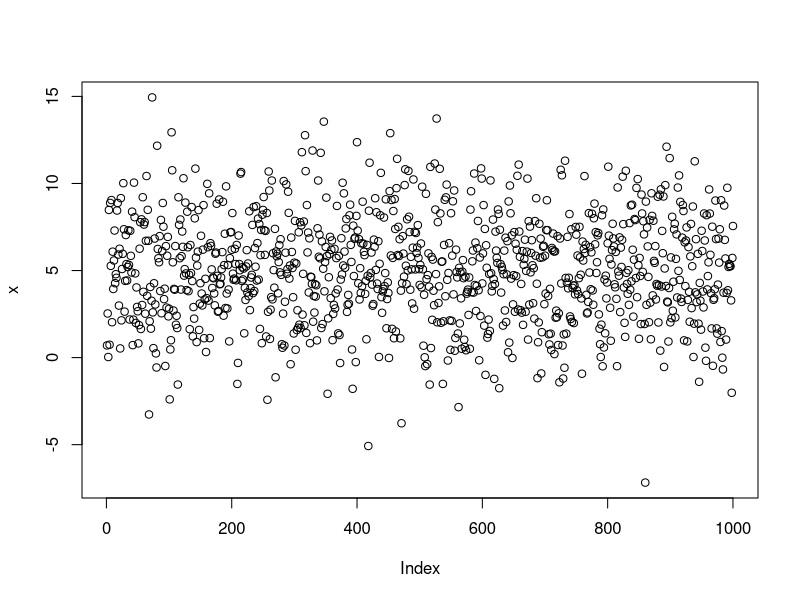
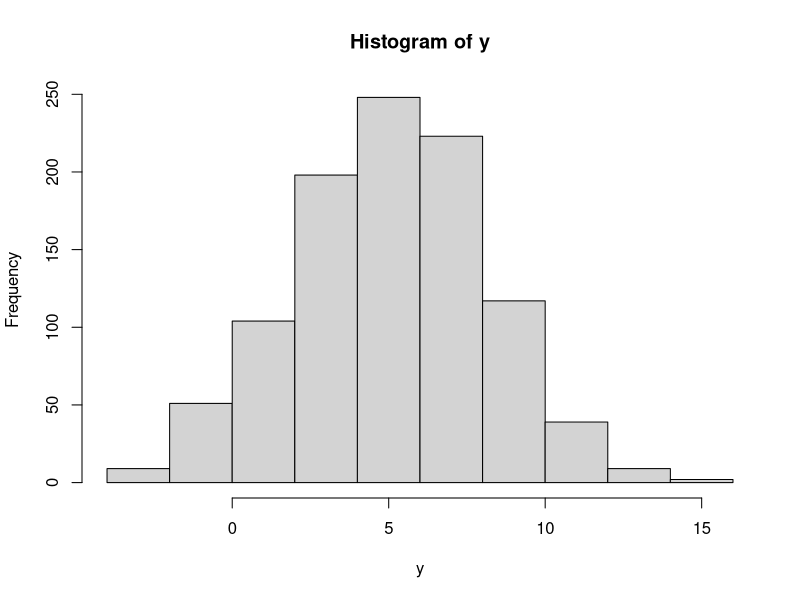
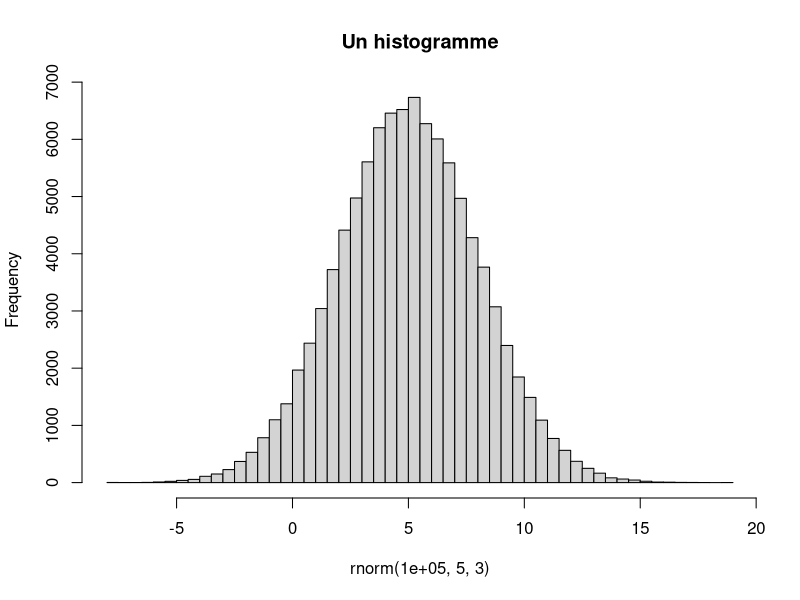
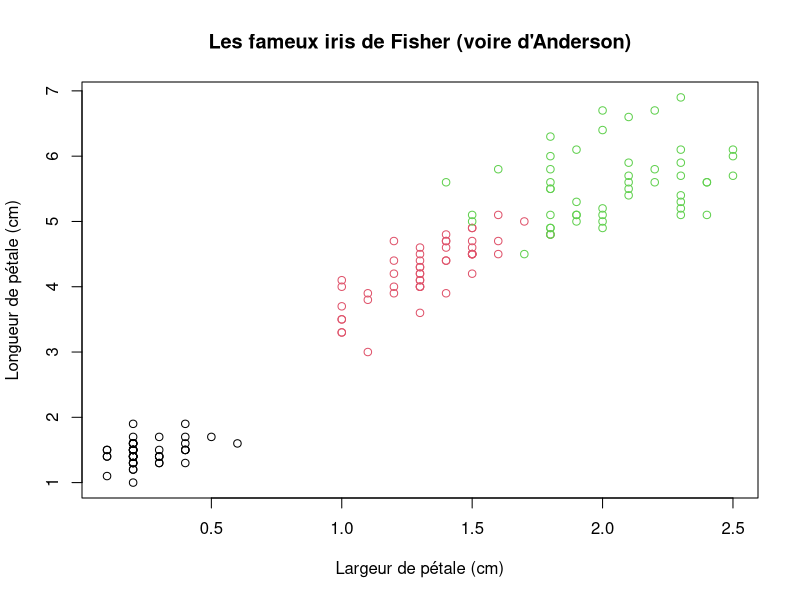
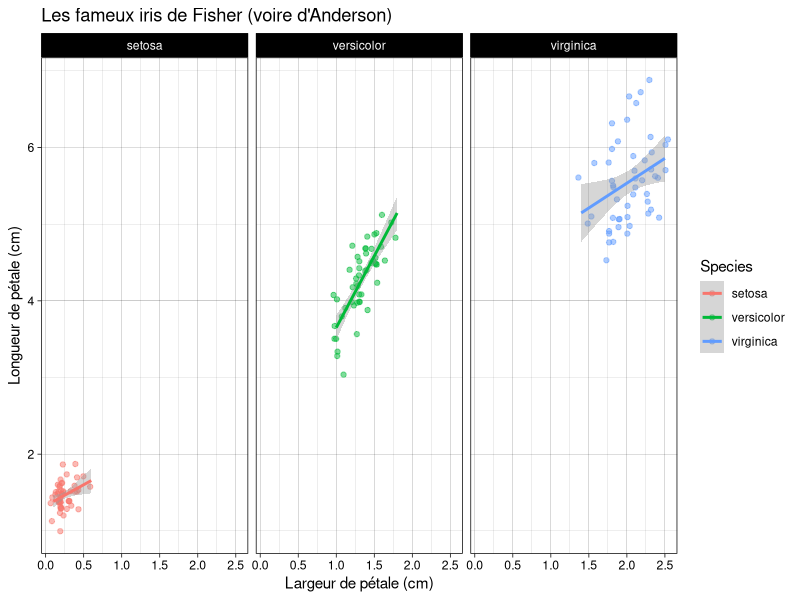
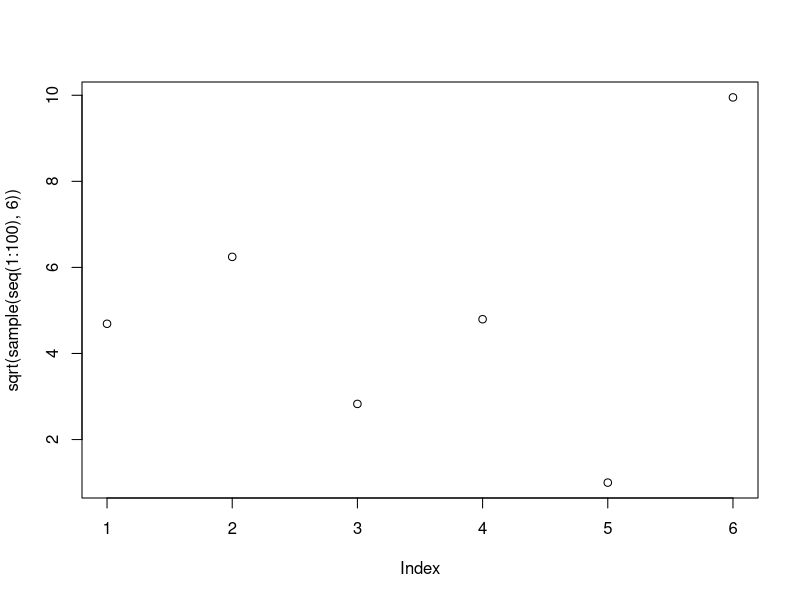

R code for these plots, in order: (Note: this script raises an error after producing the figures.)
## ---- chunk 1
# back to school
1+2
3-4
2/3
2*2

# beyond +, -, /, *
2^4 
sqrt(9) # equivalent to 9^(1/2)
7%%3

# precedence rules apply
(1.5-2)*4
1.5-2*4

## ---- chunk 2
plop <- 3
plop^2
## ---- chunk 3
plop <- 2
plop+3
## ---- chunk 4
plip <- 7
plop*plip
## ---- chunk 5
toto <- c(1, 2, 3, 4, 5)
toto*2
## ---- chunk 6
length(toto) 
head(toto, 2) # show the first 2 values
tail(toto, 3) # show the last 3 values
## ---- chunk 7
seq(1, 10)
## ---- chunk 8
1:5
-1:4
## ---- chunk 9
tonton <- 1:5
rep(tonton, 2)
rep(tonton, each=3)
## ---- chunk 10
plus3 <- function(x) {
  x+3
}

plus3(5)
plus3(1:3)
## ---- chunk 11
x <- 45
plus3(5)
## ---- chunk 12
plus3(x)
## ---- chunk 13
seq(from=1, to=5)
seq(to=5)
## ---- chunk 14
seq(fr=0, to=2, length=5)
## ---- chunk 15
seq(-3, 4, 12)
## ---- chunk 16
toto <- 1:5
toto*3
## ---- chunk 17
toto <- c(1, 2, 3, 4)
tata <- c(5, 4, 3)
toto*tata
## ---- chunk 18
tutu <- c(7, 12, 2, 5, 4)
tutu[1]
tutu[3]
tutu[length(tutu)] # take the last value of tutu, no matter tutu' length
tutu[c(2, 4)]
## ---- chunk 19
tutu
tutu[c(2, 3)] <- c(-1, -3)
tutu

tutu[c(2, 3)] <- 0.5  # indexing, assignation and recycling combined!
tutu

## ---- chunk 20
tutu
tutu[-1]
tutu[-c(1, 3)] <- pi
tutu
## ---- chunk 21
toto <- c(6, 5, 4, 3)
tata <- c(2, 3)
toto[tata]
toto[-tata]
## ---- chunk 22
tonton <- c(4, 8, 2, 9, 1, 3, 5)
test <- tonton < 5  # tests a condition
test
which(test) # returns indices of TRUE

# this can be used to index
tonton[which(test)]
# or more directly
tonton[test] # filter elements of tonton lower than 5

# conditions can be combined
tonton[tonton < 5 & tonton >=2] # same with lower than 5 AND higher or equal to 2
tata <- c(7:1)
tonton[tata %in% c(3, 4, 5)] # takes the elements of tonton for which those of that are in 3:5

## ---- chunk 23
class(toto)
## ---- chunk 24
prenom <- c("Hildegarde", "Jean-Jacques", "Victor")
prenom
## ---- chunk 25
stature <- c(178, 163, 184)
stature
class(stature)
## ---- chunk 26
genre <- factor(c("femme", "homme", "autre"))
class(genre)
genre
## ---- chunk 27
genre2 <- c(genre, "licorne")
genre2
class(genre2)
## ---- chunk 28
formation <- c(TRUE, FALSE, TRUE)
class(formation)
formation
## ---- chunk 29
stature > 180
## ---- chunk 30
prenom
stature
genre
formation
## ---- chunk 31
list(toto="A", tata=c(1, 3))
list(prenom, stature)
## ---- chunk 32
data <- data.frame(prenom=prenom,
                   stature=stature,
                   genre=genre,
                   formation=formation)
data
class(data)

## ---- chunk 33
is.logical(formation)
is.factor(prenom)
is.data.frame(data)
## ---- chunk 34
as.factor(prenom)
as.character(genre)
## ---- chunk 35
data[1, ] # first row
data[, 1] # first column
data[-2, ] # everything but the second row
data[c(1, 3), -3] # first and third row, all columns but the third
## ---- chunk 36
data[, 2, drop=FALSE]
## ---- chunk 37
data$stature
## ---- chunk 38
data[[3]]
data[["genre"]]
## ---- chunk 39
toto <- 5:3
toto
toto[2]
toto[[2]]
## ---- chunk 40
tata <- list(wagon1="a", wagon2=1:3)
# [ picks a list element
tata[2]
class(tata[2])

# [[ picks a list element AND drops the list
tata[[2]]
class(tata[[2]])
## ---- chunk 41
tata$wagon2
## ---- chunk 42
m <- matrix(c(3, 1, 9.2, 6, 7, 0), nrow=2)
m
## ---- chunk 43
dim(m)
nrow(m)
ncol(m)
rownames(m) <- c("plop", "plip")
rownames(m) # idem for colnames
## ---- chunk 44
apply(m, 2, sum)
## ---- chunk 45
a <- array(data=c(1, 2, 3, 4, 5, 6, 7, 8, 9, 10, 11, 12), dim=c(2, 3, 2))
a
## ---- chunk 46
a[1, 3, 2]
## ---- chunk 47
x <- c(5, 4, 3, 2, 1)
length(x) 
min(x)
max(x)
range(x)  # shortcut for c(min(x), max(x))
median(x) # shortcut for quantile(x, probs=0.5)
sum(x)
mean(x)   # average
sd(x)     # standard deviation
var(x)    # variance
## ---- chunk 48
f1 <- factor(c("apple", "banana", "banana", "pear", "grape", "grape"))
f2 <- factor(c("yellow", "yellow", "yellow", "green", "red", "green"))

length(f1)  # length
levels(f1)  # levels, as character
nlevels(f1) # number of levels, shortcut for length(level(f1))
table(f1)   # count occurences
table(f1, f2) # cross-tabulate factors
## ---- chunk 49
bla1 <- "tonton"
bla2 <- "tata"

nchar(bla1) # count characters
paste(bla1, bla2, sep=" et ") # see also paste0
toupper(bla1) # convert to upper case. see also tolower()
gsub("o", "i", bla1) # replace all 'o' with 'i' in bla1. see ?grep
substr(bla1, 2, 4) # character from positions 2 to 4
abbreviate(bla1) # abbreviate
## ---- chunk 50
dim(data)
nrow(data)
ncol(data) # equivalent to length(data)
summary(data) # a summary, column-wise
head(data) # show only the first rows
tail(data) # show only the last rows
# View(data) # show an interactive viewer for your data.frame
str(data)  # show the structure of your data.frame
## ---- chunk 51
set.seed(2329)
runif(10, -1, 1)
## ---- chunk 52
set.seed(2329) # ensure reproducibility
## ---- chunk 53
sample(1:6, size=1)
## ---- chunk 54
sample(1:49, size=6, replace=FALSE)
## ---- chunk 55
runif(10, 0, 1) # see ?runif
## ---- chunk 56
x <- rnorm(1e3, 5, 3)
mean(x)
sd(x)
## ---- chunk 57
y <- rnorm(1e3, 5, 3)
mean(x) - mean(y)
## ---- chunk 58
plot(x)
## ---- chunk 59
hist(y)
## ---- chunk 60
hist(rnorm(1e5, 5, 3), breaks=50, main="Un histogramme")

## ---- chunk 61
head(iris)
plot(Petal.Length~Petal.Width, data=iris, col=Species,
     xlab="Largeur de pétale (cm)", ylab="Longueur de pétale (cm)",
     main="Les fameux iris de Fisher (voire d'Anderson)")
## ---- chunk 62
library(ggplot2)
ggplot(iris) + 
  aes(x=Petal.Width, y=Petal.Length, col=Species) + 
  geom_jitter(alpha=0.5) +
  geom_smooth(method="lm", formula="y~x") +
  facet_grid(~Species) +
  xlab("Largeur de pétale (cm)") + 
  ylab("Longueur de pétale (cm)") +
  ggtitle("Les fameux iris de Fisher (voire d'Anderson)") +
  theme_linedraw()
## ---- chunk 63
plot(sqrt(sample(seq(1:100), 6)))              # road to burnout
seq(1:100) %>% sample(6) %>% sqrt() %>% plot() # let's breathe
